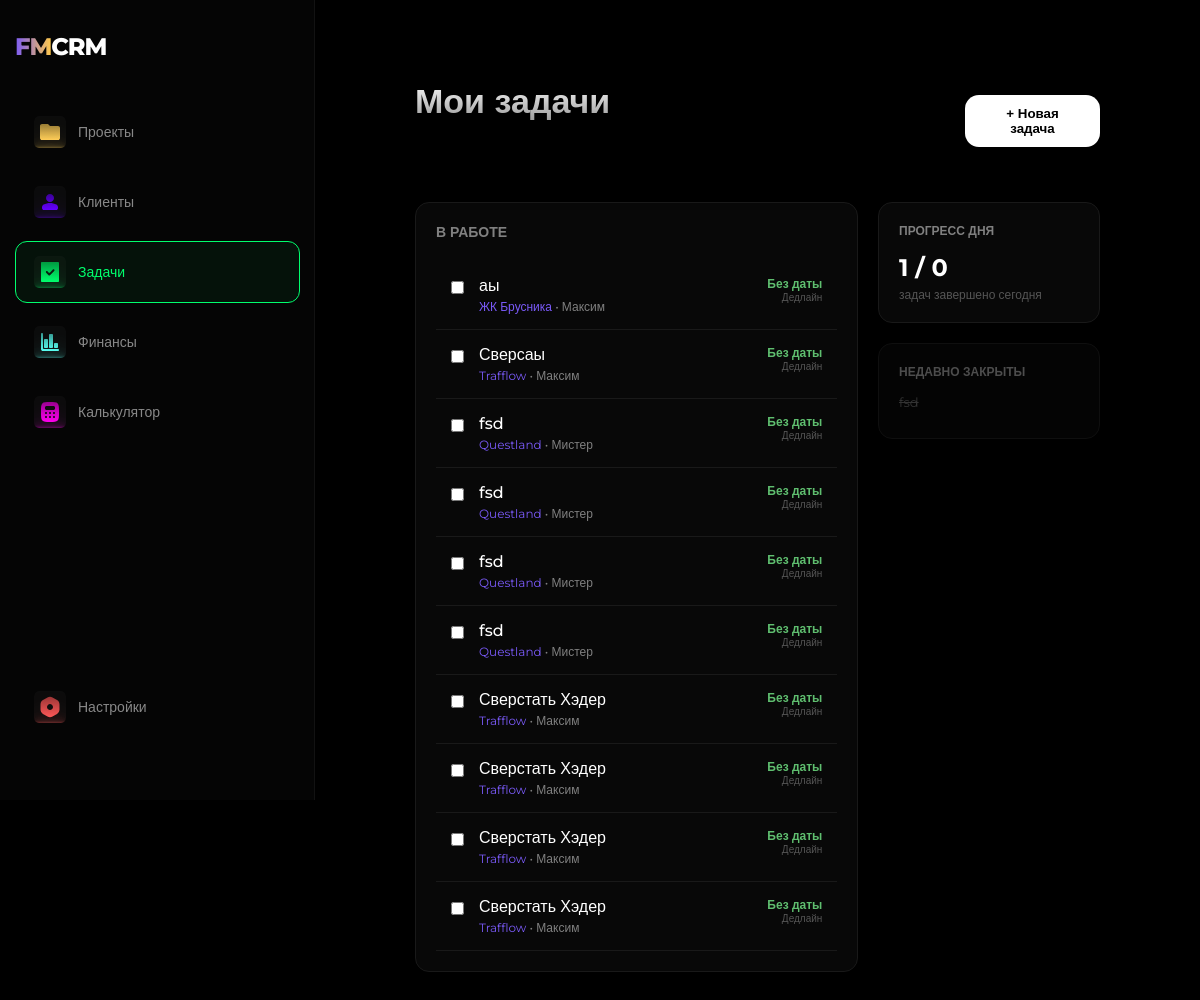
/tasks/, run on the app's committed database.
### crm/models.py (models this page shows, shortened)
class Task(models.Model):
    TASK_STATUS_CHOICES = (
        ('todo', 'К выполнению'),
        ('inwork', 'В работе'),
        ('done', 'Выполнено'),
    )
    project = models.ForeignKey(Project, on_delete=models.CASCADE, related_name='tasks', verbose_name="Проект")
    title = models.CharField(max_length=255, verbose_name="Заголовок задачи")
    status = models.CharField(max_length=20, choices=TASK_STATUS_CHOICES, default='todo', verbose_name="Статус задачи")
    created_at = models.DateTimeField(auto_now_add=True)
    due_date = models.DateField(null=True, blank=True, verbose_name="Срок исполнения")
    class Meta:
        verbose_name = "Задача"
        verbose_name_plural = "Задачи"

class Project(models.Model):
    STATUS_CHOICES = (
        ('planned', 'К выполнению'),
        ('inwork', 'В работе'),
        ('done', 'Завершён'),
        ('overdue', 'Просрочен'),
        ('paused', 'Приостановлен'),
    )
    PAYMENT_CHOICES = (
        ('paid', 'Оплачен'),
        ('not_paid', 'Не оплачен'),
        ('pending', 'Ожидает оплаты'),
    )
    title = models.CharField(max_length=200, verbose_name="Название проекта")
    client = models.ForeignKey(
        Client,
        on_delete=models.SET_NULL,
        null=True,
        blank=True,
        related_name='projects',
        verbose_name="Клиент"
    )
    description = models.TextField(blank=True, null=True, verbose_name="Описание проекта")
    status = models.CharField(max_length=20, choices=STATUS_CHOICES, default='planned', verbose_name="Статус")
    budget = models.DecimalField(max_digits=10, decimal_places=2, null=True, blank=True, verbose_name="Бюджет")
    start_date = models.DateField(null=True, blank=True, verbose_name="Дата начала")
    end_date = models.DateField(null=True, blank=True, verbose_name="Дата завершения")
    payment_status = models.CharField(max_length=20, choices=PAYMENT_CHOICES, default='not-paid', verbose_name="Оплата")
    order = models.PositiveIntegerField(default=0, verbose_name="Позиция")
    class Meta:
        ordering = ['status', 'order', 'id']

class Client(models.Model):
    name = models.CharField(max_length=200, verbose_name="Имя/Компания")
    contact_person = models.CharField(max_length=200, blank=True, null=True, verbose_name="Контактное лицо")
    email = models.EmailField(blank=True, null=True, verbose_name="Email")
    phone = models.CharField(max_length=20, blank=True, null=True, verbose_name="Телефон")
    telegram = models.CharField(max_length=100, blank=True, null=True, verbose_name="Telegram")
    is_vip = models.BooleanField(default=False, verbose_name="VIP статус")
    created_at = models.DateTimeField(auto_now_add=True, verbose_name="Дата добавления")
    class Meta:
        verbose_name = "Клиент"
        verbose_name_plural = "Клиенты"
        ordering = ['name']

### crm/views.py (the view)
# urls.py: path('tasks/', views.tasks, name='tasks'),
def tasks(request):
    all_tasks = Task.objects.select_related('project', 'project__client').all()
    active_tasks = all_tasks.exclude(status='done').order_by('-created_at')
    overdue_tasks = []
    completed_tasks = all_tasks.filter(status='done').order_by('-id')[:10]
    return render(request, 'tasks.html', {
        'active_tasks': active_tasks,
        'overdue_tasks': overdue_tasks,
        'completed_tasks': completed_tasks,
    })

### templates/tasks.html (shortened to what this page needs)
{% extends 'base.html' %}
{% block content %}
<div class="content">
    <div class="topbar">
        <h1>Мои задачи</h1>
        <button class="add-project-btn">+ Новая задача</button>
    </div>
    <div style="display: grid; grid-template-columns: 2fr 1fr; gap: 20px;">
        <div class="project-card" style="padding: 20px; border: 1px solid #191919;">
            <h3 style="margin-bottom: 20px; color: #808080; font-size: 14px; text-transform: uppercase;">В работе</h3>
            {% for task in active_tasks %}
            <div style="display: flex; align-items: flex-start; gap: 15px; padding: 15px; border-bottom: 1px solid #191919; transition: 0.3s;" onmouseover="this.style.backgroundColor='#161616'" onmouseout="this.style.backgroundColor='transparent'">
                <input type="checkbox" style="margin-top: 5px; cursor: pointer;">
                <div style="flex-grow: 1;">
                    <div style="font-weight: 500; margin-bottom: 4px;">{{ task.title }}</div>
                    <div style="font-size: 12px; color: #808080;">
                        <span style="color: #7A5AF8;">{{ task.project.title }}</span>
                        • {{ task.project.client.name|default:"Без клиента" }}
                    </div>
                </div>
                <div style="text-align: right;">
                    <div style="font-size: 12px; font-weight: 600; {% if task in overdue_tasks %}color: #F04438;{% else %}color: #5FBE6F;{% endif %}">
                        {{ task.due_date|date:"d M"|default:"Без даты" }}
                    </div>
                    <div style="font-size: 10px; color: #555;">Дедлайн</div>
                </div>
            </div>
            {% empty %}
            <div style="padding: 40px; text-align: center; color: #444;">Все задачи выполнены! Отдыхай 🍹</div>
            {% endfor %}
        </div>
        <div>
            <div class="project-card" style="padding: 20px; border: 1px solid #191919; margin-bottom: 20px;">
                <h3 style="color: #808080; font-size: 12px; text-transform: uppercase; margin-bottom: 15px;">Прогресс дня</h3>
                <div style="font-size: 24px; font-weight: bold; color: #fff;">{{ completed_tasks|length }} / {{ active_tasks|length|add:completed_tasks|length }}</div>
                <div style="font-size: 12px; color: #555; margin-top: 5px;">задач завершено сегодня</div>
            </div>
            <div class="project-card" style="padding: 20px; border: 1px solid #191919; opacity: 0.6;">
                <h3 style="color: #808080; font-size: 12px; text-transform: uppercase; margin-bottom: 15px;">Недавно закрыты</h3>
                {% for task in completed_tasks %}
                <div style="font-size: 13px; margin-bottom: 8px; text-decoration: line-through; color: #555;">
                    {{ task.title }}
                </div>
                {% endfor %}
            </div>
        </div>
    </div>
</div>
{% endblock %}

### static/style.css (style rules this page uses)
* { box-sizing: border-box; margin: 0; padding: 0; }
body { font-family: 'Montserrat', Arial, sans-serif; background-color: #000000; color: #FFFFFF; overflow-x: hidden; display: flex; min-height: 100vh; }
.topbar { display: flex; align-items: center; justify-content: space-between; gap: 20px; margin-bottom: 40px; width: 100%; }
.content { margin-left: 315px; padding: 40px 50px; width: calc(100% - 315px); min-height: 100vh; display: flex; flex-direction: column; align-items: stretch; }
.content > div { width: 100%; margin-left: 0 !important; margin-right: 0 !important; }
.content h1 { font-size: 34px; font-weight: 700; margin-bottom: 40px; text-align: left !important; width: 100% !important; background: linear-gradient(180deg, #FFFFFF 0%, #999999 100%); -webkit-background-clip: text; -webkit-text-fill-color: transparent; }
.project-card, .kanban-cards { background: rgba(255, 255, 255, 0.02); backdrop-filter: blur(10px); border: 1px solid rgba(255, 255, 255, 0.05); border-radius: 20px; padding: 24px; transition: all 0.4s cubic-bezier(0.165, 0.84, 0.44, 1); }
.add-project-btn { height: 52px; padding: 0 30px; background: #FFFFFF; color: #000000; border-radius: 14px; font-weight: 700; border: none; cursor: pointer; transition: all 0.3s ease; }
.project-card { background: rgba(255, 255, 255, 0.03); border: 1px solid rgba(255, 255, 255, 0.05); border-radius: 14px; padding: 20px; cursor: pointer; transition: all 0.3s ease; }
.project-card { transition: transform 0.25s cubic-bezier(0.2, 0, 0, 1), opacity 0.2s ease, background 0.3s ease; will-change: transform; }

### data on the page
Task: title "аы", project "ЖК Брусника", project.client.name "Максим", due_date "Без даты"
Task: title "Сверсаы", project "Trafflow", project.client.name "Максим", due_date "Без даты"
Task: title "fsd", project "Questland", project.client.name "Мистер", due_date "Без даты"
Task: title "fsd", project "Questland", project.client.name "Мистер", due_date "Без даты"
Task: title "fsd", project "Questland", project.client.name "Мистер", due_date "Без даты"
Task: title "fsd", project "Questland", project.client.name "Мистер", due_date "Без даты"
Task: title "Сверстать Хэдер", project "Trafflow", project.client.name "Максим", due_date "Без даты"
Task: title "Сверстать Хэдер", project "Trafflow", project.client.name "Максим", due_date "Без даты"
Task: title "Сверстать Хэдер", project "Trafflow", project.client.name "Максим", due_date "Без даты"
Task: title "Сверстать Хэдер", project "Trafflow", project.client.name "Максим", due_date "Без даты"
Task: title "fsd"

### other printed values
{{ completed_tasks|length }} "1"
{{ active_tasks|length|add:completed_tasks|length }} "0"
